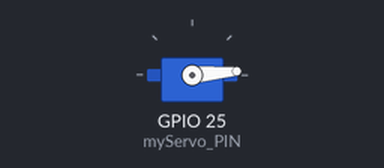
Simulated run of this sketch. Board: ESP32. On the bench: servo.

Above: at 0.05 s.
At 0.85 s:
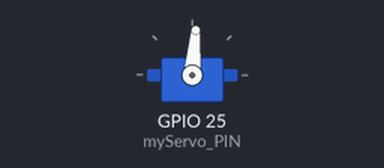
At 1.7 s:
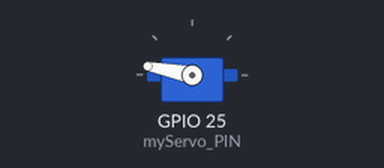
At 3.4 s:
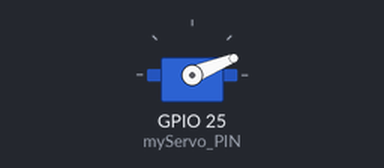
Timing chart, 0 to 8.3 s (numbered marks = the images above):
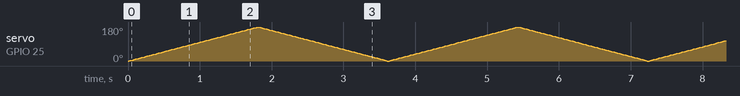

The sketch:

4_3_1Servo_test.ino
```cpp
#include <ESP32Servo.h>
Servo myServo; // create servo object to control a servo

int myServo_PIN = 25; //Declare the pin of the motor
void setup() {
  myServo.attach(myServo_PIN);//initialize servo motor
  //Set the servo motor to move to the initial position
  myServo.write(0);
}
void loop() {
  for(int angle = 0;angle <= 180;angle++){
    //Servo motor from 0 degrees to 180 degrees
    myServo.write(angle);
    delay(10);
  }
  for(int angle = 180;angle >= 0;angle--){
    //Servo motor from 180 degrees to 0 degrees
    myServo.write(angle);
    delay(10);
  }
}
```
